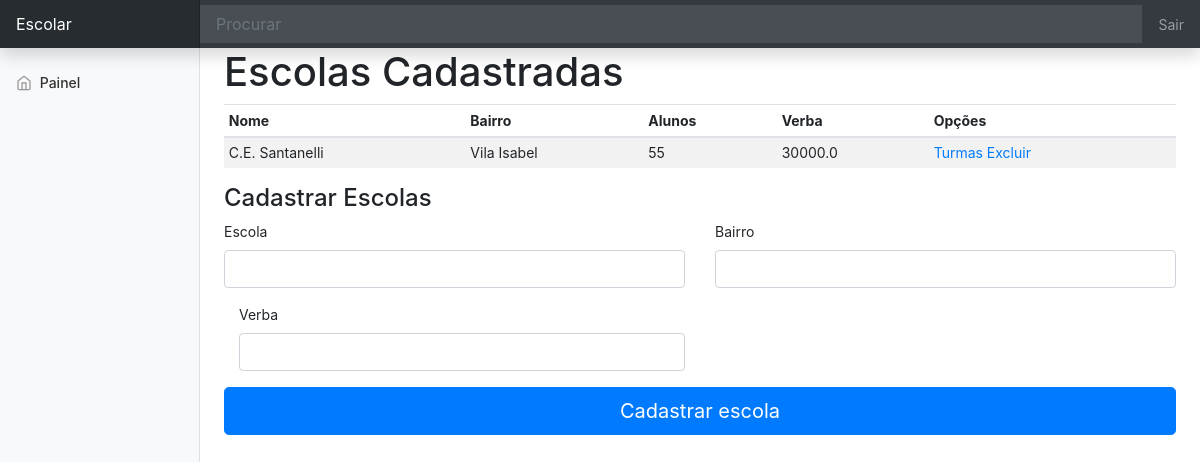
Before: / with the older database file.
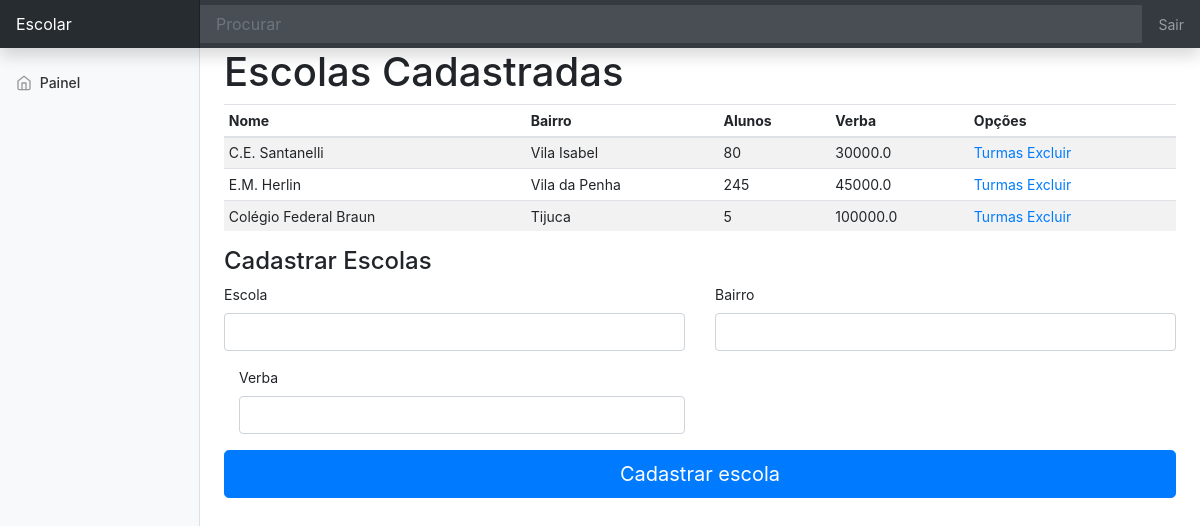
After: the same page with the newer database file.
### app.py (models this page shows, shortened)
class School(db.Model):
    id = db.Column(db.Integer, primary_key = True)
    name = db.Column(db.String(200), nullable = False)
    neigh = db.Column(db.String(200), nullable = False)
    students = db.Column(db.Integer, default = 0)
    endow = db.Column(db.Float)

### app.py (the view)
@app.route('/', methods=['POST', 'GET'])
def index():
    if request.method == 'POST':
        name = request.form['nome']
        bairro = request.form['bairro']
        verba = request.form['verba']
        new_school = School(name = name, neigh = bairro, endow = verba)
        try:
            db.session.add(new_school)
            db.session.commit()
            return redirect('/')
        except:
            return "There was an issue"
    else:
        schools = School.query.order_by(School.id).all()
        return render_template('index.html', schools = schools)

### templates/index.html (shortened to what this page needs)
{% extends 'base.html' %}
{% block body %}
<div class="container-fluid">
  <div class="row">
    <nav id="sidebarMenu" class="col-md-3 col-lg-2 d-md-block bg-light sidebar collapse">
      <div class="sidebar-sticky pt-3">
        <ul class="nav flex-column">
          <li class="nav-item">
            <a class="nav-link" href="#">
              <span data-feather="home"></span>
              Painel<span class="sr-only">(current)</span>
            </a>
          </li>
        </ul>
      </div>
    </nav>
    <main role="main" class="col-md-9 ml-sm-auto col-lg-10 px-md-4">
      <h1>Escolas Cadastradas</h1>
      <div class="table-responsive">
        <table class="table table-striped table-sm">
          <thead>
            <tr>
              <th>Nome</th>
              <th>Bairro</th>
              <th>Alunos</th>
              <th>Verba</th>
              <th>Opções</th>
            </tr>
          </thead>
          <tbody>
            {% for school in schools %}
            <tr>
                <td>{{ school.name }}</td>
                <td>{{ school.neigh }}</td>
                <td>{{ school.students }}</td>
                <td>{{ school.endow }}</td>
                <td>
                    <a href="/turmas/{{school.id}}">Turmas</a>
                    <a href="/excluir_escola/{{school.id}}">Excluir</a>
                </td>
            </tr>
            {% endfor %}
          </tbody>
        </table>
      </div>
      <h4>Cadastrar Escolas</h4>
      <form action="/" method="POST" class="needs-validation" novalidate>
        <div class="row">
          <div class="col-md-6 mb-3">
            <label for="firstName">Escola</label>
            <input type="text" class="form-control" id="nome" name="nome" placeholder="" value="" required>
          </div>
          <div class="col-md-6 mb-3">
            <label for="lastName">Bairro</label>
            <input type="text" class="form-control" id="bairro" name="bairro" placeholder="" value="" required>
          </div>
        </div>
        <div class="col-md-6 mb-3">
            <label for="firstName">Verba</label>
            <input type="number" class="form-control" id="verba" name="verba" placeholder="" value="" required>
        </div>
        <button class="btn btn-primary btn-lg btn-block" type="submit">Cadastrar escola</button>
      </form>
    </main>
        </div>
 </div>
{% endblock %}

Changed rows visible on the page:
changed School "C.E. Santanelli": students "55" → "80"
added School: name "E.M. Herlin", neigh "Vila da Penha", students "245", endow "45000.0"
added School: name "Colégio Federal Braun", neigh "Tijuca", students "5", endow "100000.0"
